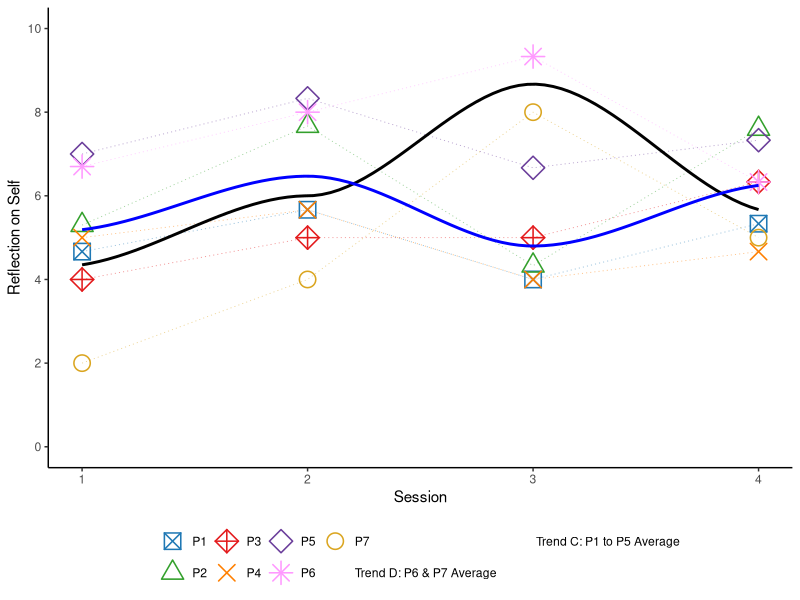
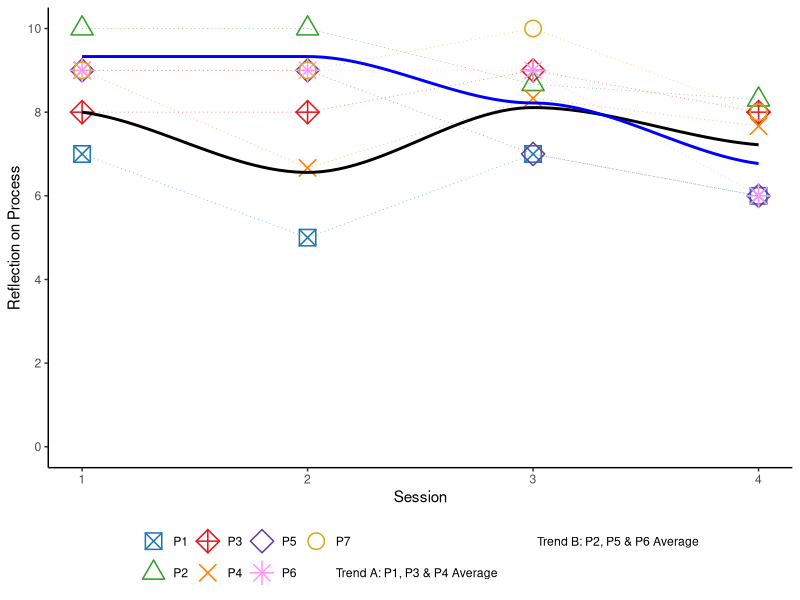
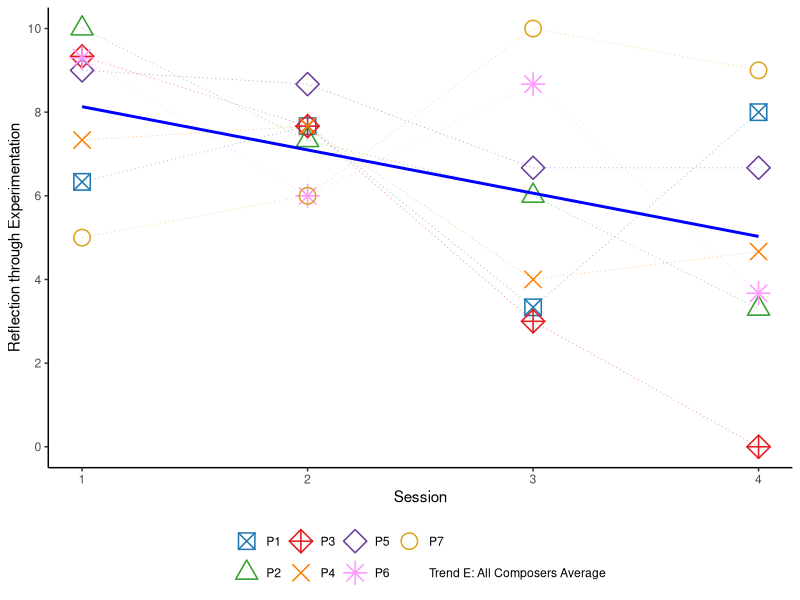
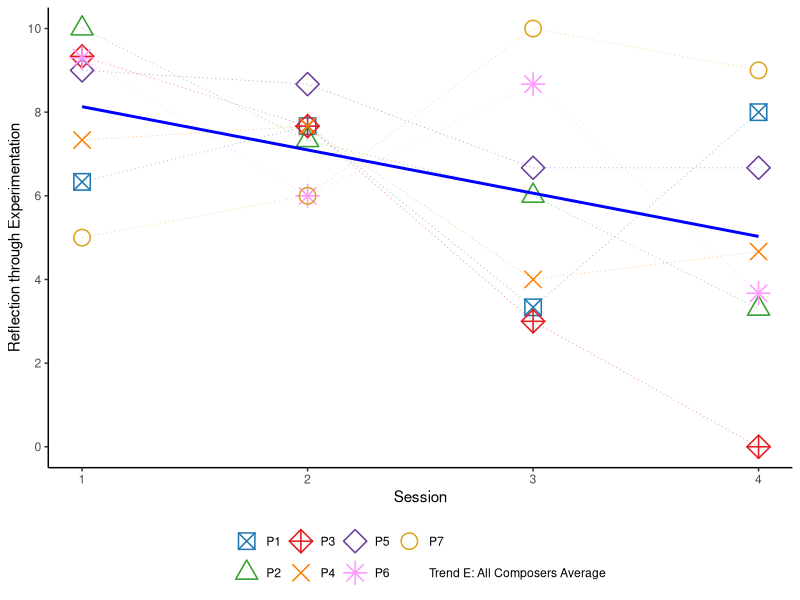

Write the R code that produced these figures, in order.
# Preamble ====================================================================

install.packages("readxl")
install.packages("psych")
library("readxl")
library("reshape2")
library("ggplot2")
library("psych")


# Setup R to read current directory
setwd(dirname(rstudioapi::getActiveDocumentContext()$path))
options(scipen=999)

#====================================================================================

my_data = read_excel("Autethnography Reflection Study Questionnaire Responses.xlsx",
                     sheet = "self", col_names = TRUE,  range = "G1:N8")

# Calculate the average for each session
my_data$Average <- rowMeans(my_data[, -1])
#my_data$Average <- apply(my_data[, -1], 1, median)

# Reshape data for ggplot2
df_melted <- melt(my_data, id.vars = c("Session", "Average"))
df_melted <- na.omit(df_melted)
#df_melted <- df_melted[!(df_melted$variable %in% c("P6", "P7")), ]


df_melted$group <- ifelse(df_melted$variable %in% c("P6", "P7"), 1, 0)
df_melted

colours <- c("#1f78b4", "#33a02c", "#e31a1c", "#ff7f00", "#6a3d9a", "#ff99ff", "#DAA520", "black", "blue")

# data for trend line
new_data <- data.frame(
  Session = 1:4,
  variable = rep("Trend D: P6 & P7 Average", times = 4),
  value = c(4.35, 6.00, 8.67, 5.67)
)
new_data2 <- data.frame(
  Session = 1:4,
  variable = rep("Trend C: P1 to P5 Average", times = 4),
  value = c(5.19, 6.47, 4.80, 6.25)
)


# Plotting
ggplot(df_melted, aes(x = Session, y = value, color = variable, shape = variable, group=variable)) +
  geom_point(size = 5, stroke=.8) +
  geom_line(aes(x = Session, y = value, color = variable), alpha = 0.5, size = 0.3, linetype="dotted") +  # Match line color to shapes
  geom_smooth(data = new_data, aes(x = Session, y = value, color = variable), method="loess", se=FALSE) +
  geom_smooth(data = new_data2, aes(x = Session, y = value, color = variable), method="loess", se=FALSE) +
  scale_y_continuous(limits = c(0, 10), breaks = seq(0, 10, by = 2)) +
  labs(x = "Session", y = "Reflection on Self",) +
  scale_color_manual(values = colours) +
  scale_shape_manual(values = c(7,2,9,4,5,8,1,0,0)) +
  theme_classic() +  
  theme(legend.position="bottom") +
  labs(color = NULL, shape = NULL) +
  guides(shape = guide_legend(override.aes = list(linetype = 0), nrow = 2, ncol=2))  # Set linetype to 0 for lines in legend

# Export 6 by 8

#===============================================================================

#PROCCESS


my_data = read_excel("Autethnography Reflection Study Questionnaire Responses.xlsx",
                     sheet = "process", col_names = TRUE,  range = "G1:N8")

# Calculate the average for each session
my_data$Average <- rowMeans(my_data[, -1])
#my_data$Average <- apply(my_data[, -1], 1, median)

# Reshape data for ggplot2
df_melted <- melt(my_data, id.vars = c("Session", "Average"))
df_melted <- na.omit(df_melted)
#df_melted <- df_melted[!(df_melted$variable %in% c("P6", "P7")), ]


df_melted$group <- ifelse(df_melted$variable %in% c("P6", "P7"), 1, 0)
df_melted

colours <- c("#1f78b4", "#33a02c", "#e31a1c", "#ff7f00", "#6a3d9a", "#ff99ff", "#DAA520", "black", "blue")

# data for trend line
new_data2 <- data.frame(
  Session = 1:4,
  variable = rep("Trend B: P2, P5 & P6 Average", times = 4),
  value = c(9.33, 9.33, 8.22, 6.77)
)
new_data <- data.frame(
  Session = 1:4,
  variable = rep("Trend A: P1, P3 & P4 Average", times = 4),
  value = c(8.00,
            6.56,
            8.11,
            7.22)
)


# Plotting
ggplot(df_melted, aes(x = Session, y = value, color = variable, shape = variable, group=variable)) +
  geom_point(size = 5.0, stroke=.8) +
  geom_line(aes(x = Session, y = value, color = variable), alpha = 0.5, size = 0.3, linetype="dotted") +  # Match line color to shapes
  geom_smooth(data = new_data, aes(x = Session, y = value, color = variable), method="loess", se=FALSE) +
  geom_smooth(data = new_data2, aes(x = Session, y = value, color = variable), method="loess", se=FALSE) +
  scale_y_continuous(limits = c(0, 10), breaks = seq(0, 10, by = 2)) +
  labs(x = "Session", y = "Reflection on Process",) +
  scale_color_manual(values = colours) +
  scale_shape_manual(values = c(7,2,9,4,5,8,1,0,0)) +
  theme_classic() +  
  theme(legend.position="bottom") +
  labs(color = NULL, shape = NULL) +
  guides(shape = guide_legend(override.aes = list(linetype = 0), nrow = 2, ncol=2))  # Set linetype to 0 for lines in legend

# Export 6 by 8


#===============================================================================


#PROCCESS


my_data = read_excel("Autethnography Reflection Study Questionnaire Responses.xlsx",
                     sheet = "experimentation", col_names = TRUE,  range = "G1:N8")

# Calculate the average for each session
my_data$Average <- rowMeans(my_data[, -1])
#my_data$Average <- apply(my_data[, -1], 1, median)

# Reshape data for ggplot2
df_melted <- melt(my_data, id.vars = c("Session", "Average"))
df_melted <- na.omit(df_melted)
#df_melted <- df_melted[!(df_melted$variable %in% c("P6", "P7")), ]


df_melted$group <- ifelse(df_melted$variable %in% c("P6", "P7"), 1, 0)
df_melted

colours <- c("#1f78b4", "#33a02c", "#e31a1c", "#ff7f00", "#6a3d9a", "#ff99ff", "#DAA520", "blue", "red")

# data for trend line
new_data <- data.frame(
  Session = 1:4,
  variable = rep("Trend E: All Composers Average", times = 4),
  value = c(8.04,7.29,5.95,5.04)
)
#new_data2 <- data.frame(
 # Session = 1:4,
  #variable = rep("Trend: P1 through P5 Average", times = 4),
  #value = c(5.19, 6.47, 4.80, 6.25)
#)


# Plotting
ggplot(df_melted, aes(x = Session, y = value, color = variable, shape = variable, group=variable)) +
  geom_point(size = 5, stroke=.8) +
  geom_line(aes(x = Session, y = value, color = variable), alpha = 0.5, size = 0.3, linetype="dotted") +  # Match line color to shapes
  geom_smooth(data = new_data, aes(x = Session, y = value, color = variable), method="lm", se=FALSE) +
  #geom_smooth(data = new_data2, aes(x = Session, y = value, color = variable), method="loess", se=FALSE) +
  scale_y_continuous(limits = c(0, 10), breaks = seq(0, 10, by = 2)) +
  labs(x = "Session", y = "Reflection through Experimentation",) +
  scale_color_manual(values = colours) +
  scale_shape_manual(values = c(7,2,9,4,5,8,1,0,0)) +
  theme_classic() +  
  theme(legend.position="bottom") +
  labs(color = NULL, shape = NULL) +
  guides(shape = guide_legend(override.aes = list(linetype = 0), nrow = 2, ncol=2))  # Set linetype to 0 for lines in legend

# Export 6 by 8

#===============================================================================

#Combined Patterns


my_data = read_excel("Autethnography Reflection Study Questionnaire Responses.xlsx",
                     sheet = "experimentation", col_names = TRUE,  range = "G1:N8")

# Calculate the average for each session
my_data$Average <- rowMeans(my_data[, -1])
#my_data$Average <- apply(my_data[, -1], 1, median)

# Reshape data for ggplot2
df_melted <- melt(my_data, id.vars = c("Session", "Average"))
df_melted <- na.omit(df_melted)
#df_melted <- df_melted[!(df_melted$variable %in% c("P6", "P7")), ]


df_melted$group <- ifelse(df_melted$variable %in% c("P6", "P7"), 1, 0)
df_melted

colours <- c("#1f78b4", "#33a02c", "#e31a1c", "#ff7f00", "#6a3d9a", "#ff99ff", "#DAA520", "blue", "red")

# data for trend line
new_data <- data.frame(
  Session = 1:4,
  variable = rep("Trend E: All Composers Average", times = 4),
  value = c(8.04,7.29,5.95,5.04)
)
#new_data2 <- data.frame(
# Session = 1:4,
#variable = rep("Trend: P1 through P5 Average", times = 4),
#value = c(5.19, 6.47, 4.80, 6.25)
#)


# Plotting
ggplot(df_melted, aes(x = Session, y = value, color = variable, shape = variable, group=variable)) +
  geom_point(size = 5, stroke=.8) +
  geom_line(aes(x = Session, y = value, color = variable), alpha = 0.5, size = 0.3, linetype="dotted") +  # Match line color to shapes
  geom_smooth(data = new_data, aes(x = Session, y = value, color = variable), method="lm", se=FALSE) +
  #geom_smooth(data = new_data2, aes(x = Session, y = value, color = variable), method="loess", se=FALSE) +
  scale_y_continuous(limits = c(0, 10), breaks = seq(0, 10, by = 2)) +
  labs(x = "Session", y = "Reflection through Experimentation",) +
  scale_color_manual(values = colours) +
  scale_shape_manual(values = c(7,2,9,4,5,8,1,0,0)) +
  theme_classic() +  
  theme(legend.position="bottom") +
  labs(color = NULL, shape = NULL) +
  guides(shape = guide_legend(override.aes = list(linetype = 0), nrow = 2, ncol=2))  # Set linetype to 0 for lines in legend

# Export 6 by 8
